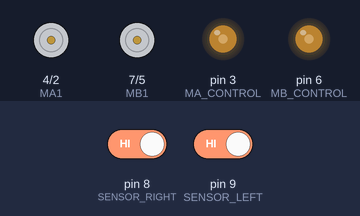
Simulated run of this sketch. Board: Arduino Uno, built with avr-gcc and run on an emulated ATmega328P. On the bench: motor-driver pin pairs drawn as motors (green arrow = first pin HIGH = forward, orange = second pin HIGH = backward, longer = more drive), output pins drawn as LEDs (lit = HIGH). The inputs (shaded band) are chosen by the test bench; at power-on: pin 8 (SENSOR_RIGHT) HIGH, pin 9 (SENSOR_LEFT) HIGH.

Above: at 1.2 s.
1.3 s: pin 8 (SENSOR_RIGHT) driven LOW
At 2.2 s:
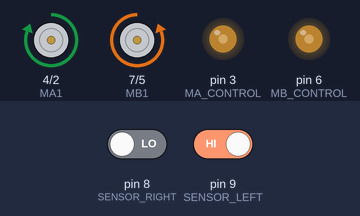
2.8 s: pin 9 (SENSOR_LEFT) driven LOW
At 3.4 s:
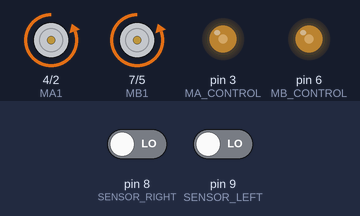
4.3 s: pin 8 (SENSOR_RIGHT) driven HIGH
At 5.5 s:
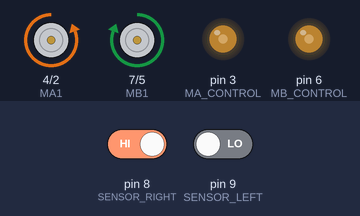
5.8 s: pin 9 (SENSOR_LEFT) driven HIGH
At 6.9 s:
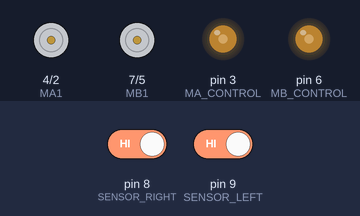
Timing chart, 0 to 8.3 s (numbered marks = the images above; inputs shaded):
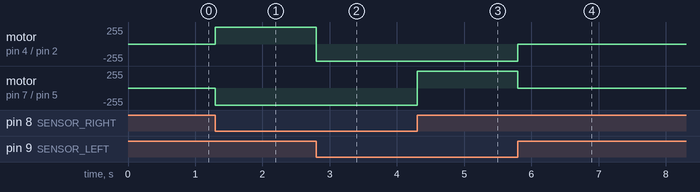

Measured:
- after the input at 1.3 s, motor on pin 4 (MA1) / pin 2 (MA2): stopped → forward 255/255 at once; motor on pin 7 (MB1) / pin 5 (MB2): stopped → backward 255/255 at once
- after the input at 2.8 s, motor on pin 4 (MA1) / pin 2 (MA2): forward 255/255 → backward 255/255 at once
- after the input at 4.3 s, motor on pin 7 (MB1) / pin 5 (MB2): backward 255/255 → forward 255/255 at once
- after the input at 5.8 s, motor on pin 4 (MA1) / pin 2 (MA2): backward 255/255 → stopped at once; motor on pin 7 (MB1) / pin 5 (MB2): forward 255/255 → stopped at once

The sketch:

line-follower.ino
```cpp
//
// mapeamento de hardware
//

#define MA1 4
#define MA2 2
#define MA_CONTROL 3
#define SPEED_MA 105
#define MB1 7
#define MB2 5
#define MB_CONTROL 6
#define SPEED_MB 105

#define SENSOR_LEFT 9
#define SENSOR_RIGHT 8

void setup()
{
    pinMode(MA1, OUTPUT);
    pinMode(MA2, OUTPUT);
    pinMode(MB1, OUTPUT);
    pinMode(MB2, OUTPUT);
    pinMode(SENSOR_LEFT, INPUT);
    pinMode(SENSOR_RIGHT, INPUT);

    digitalWrite(MA1, LOW);
    digitalWrite(MA2, LOW);
    digitalWrite(MB1, LOW);
    digitalWrite(MB2, LOW);
    analogWrite(MA_CONTROL, SPEED_MA);
    analogWrite(MB_CONTROL, SPEED_MB);
}

void loop()
{
    analogWrite(MA_CONTROL, SPEED_MA);
    analogWrite(MB_CONTROL, SPEED_MB);

    bool readSensorLeft = digitalRead(SENSOR_LEFT);
    bool readSensorRight = digitalRead(SENSOR_RIGHT);

    if (readSensorLeft == false && readSensorRight == false)
    {
        digitalWrite(MA2, HIGH);
        digitalWrite(MA1, LOW);
        digitalWrite(MB2, HIGH);
        digitalWrite(MB1, LOW);
    }
    if (readSensorLeft == true && readSensorRight == false)
    {
        digitalWrite(MA2, LOW);
        digitalWrite(MA1, HIGH);
        digitalWrite(MB2, HIGH);
        digitalWrite(MB1, LOW);
    }
    if (readSensorLeft == false && readSensorRight == true)
    {
        digitalWrite(MA2, HIGH);
        digitalWrite(MA1, LOW);
        digitalWrite(MB2, LOW);
        digitalWrite(MB1, HIGH);
    }
    if (readSensorLeft == true && readSensorRight == true)
    {
        digitalWrite(MA2, LOW);
        digitalWrite(MA1, LOW);
        digitalWrite(MB2, LOW);
        digitalWrite(MB1, LOW);
    }
}
```
